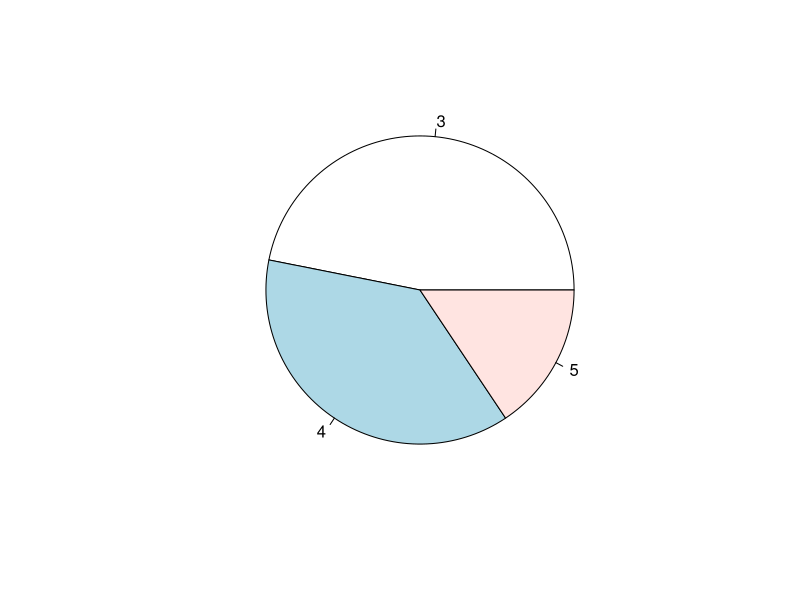
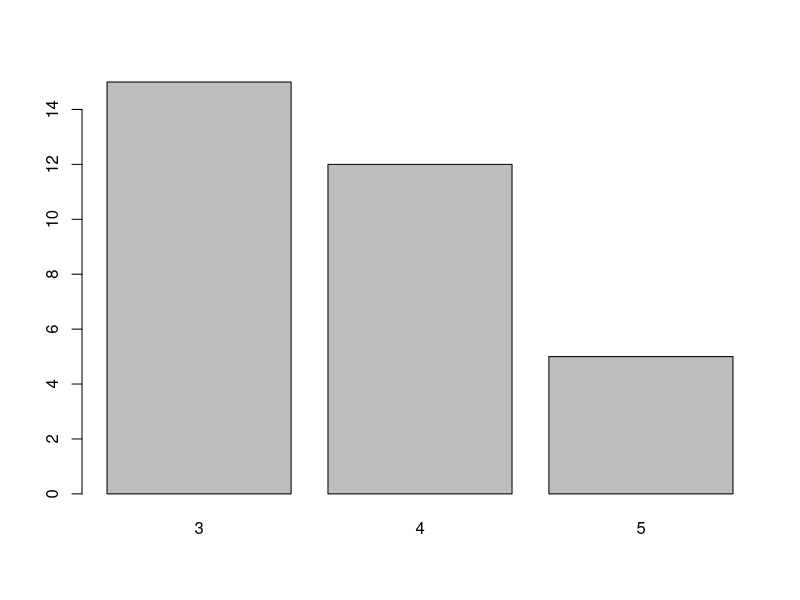
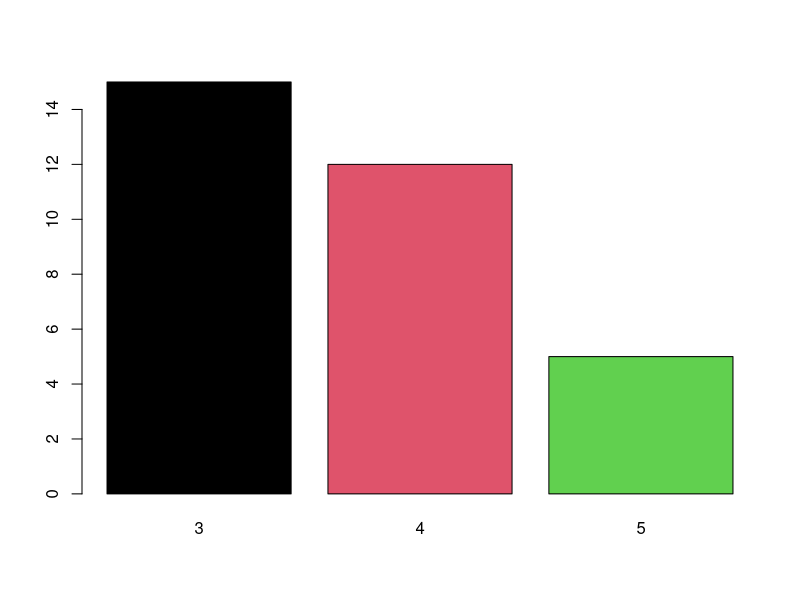
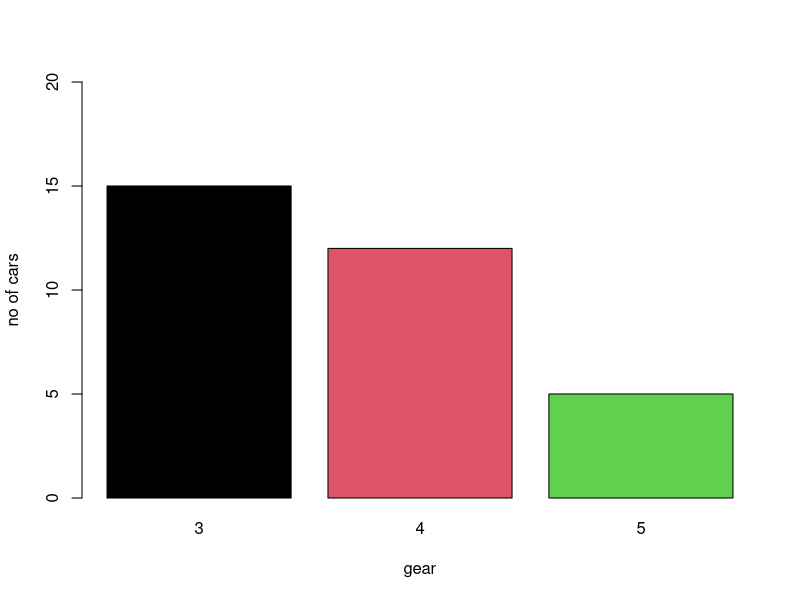

Write R code to recreate these figures, in order.
t1 = table(mtcars$gear)
t1
pie(t1)
dim(mtcars)
barplot(t1)
barplot(t1,col=1:3) 
barplot(t1, col = 1:3, xlab='gear', ylab= 'no of cars', ylim =c(0,20))
library(dplyr)

